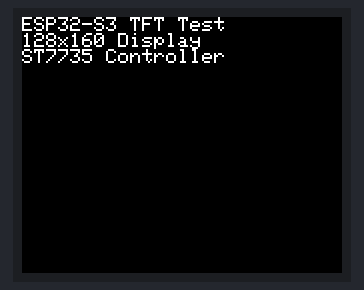
A sketch run on a simulated ESP32. On the bench: 160×128 colour display. Random numbers use the default seed unless the sketch sets one; what the sketch prints to the serial monitor is not drawn.

Above: at 0.2 s.
At 2.3 s:
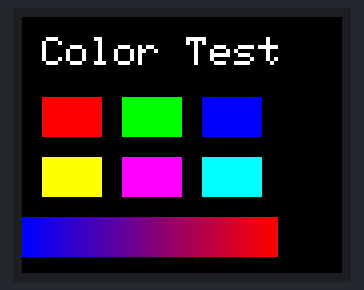
At 6.3 s:
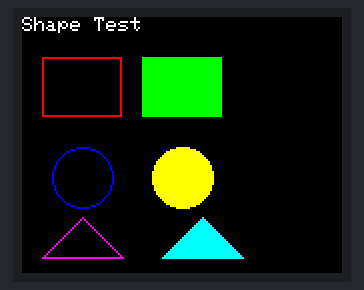
At 16.5 s:
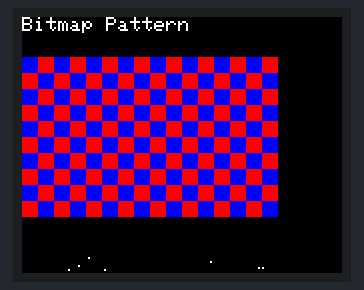
At 32.7 s:
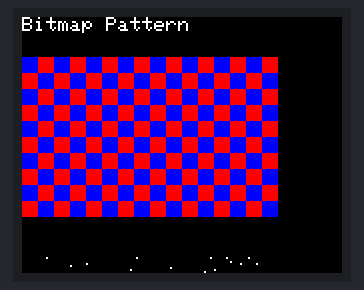
At 36.7 s:
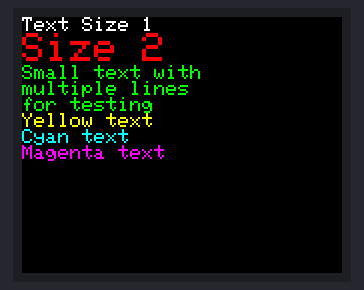

Measured:
- what the display in image 1 shows lasts 2.0 s, from 2.2 s to 4.2 s

The sketch:

Color_Size_Shape_Bitmap_TESTS.ino
```cpp
#include <Adafruit_GFX.h>
#include <Adafruit_ST7735.h>
#include <SPI.h>

// Pin definitions for ESP32-S3
#define TFT_CS    10  // Chip Select
#define TFT_RST   11   // Reset
#define TFT_DC    9   // Data/Command
#define TFT_MOSI  12  // SPI MOSI (SDA)
#define TFT_SCLK  13  // SPI Clock (SCL)

// Create display object
// For ST7735-based 1.8" displays
Adafruit_ST7735 tft = Adafruit_ST7735(TFT_CS, TFT_DC, TFT_MOSI, TFT_SCLK, TFT_RST);

void setup() {
  Serial.begin(115200);
  Serial.println("ESP32-S3 with 1.8\" TFT Display Test");

  // Initialize the display
  tft.initR(INITR_BLACKTAB);   // Initialize ST7735S chip, black tab

  // Alternative initialization for different variants:
  // tft.initR(INITR_GREENTAB); // for green tab displays
  // tft.initR(INITR_REDTAB);   // for red tab displays
  // tft.initR(INITR_144GREENTAB); // for 1.44" displays

  Serial.println("Display initialized");

  // Set rotation (0-3)
  tft.setRotation(1); // Landscape mode

  // Clear screen
  tft.fillScreen(ST77XX_BLACK);

  // Test basic functionality
  testDisplay();
}

void loop() {
  // Demo animations
  colorTest();
  delay(2000);

  textTest();
  delay(2000);

  shapeTest();
  delay(2000);

  bitmapTest();
  delay(2000);
}

void testDisplay() {
  // Display basic info
  tft.fillScreen(ST77XX_BLACK);
  tft.setTextColor(ST77XX_WHITE);
  tft.setTextSize(1);
  tft.setCursor(0, 0);
  tft.println("ESP32-S3 TFT Test");
  tft.println("128x160 Display");
  tft.println("ST7735 Controller");

  delay(2000);
}

void colorTest() {
  tft.fillScreen(ST77XX_BLACK);
  tft.setTextColor(ST77XX_WHITE);
  tft.setTextSize(2);
  tft.setCursor(10, 10);
  tft.println("Color Test");

  // Draw colored rectangles
  tft.fillRect(10, 40, 30, 20, ST77XX_RED);
  tft.fillRect(50, 40, 30, 20, ST77XX_GREEN);
  tft.fillRect(90, 40, 30, 20, ST77XX_BLUE);

  tft.fillRect(10, 70, 30, 20, ST77XX_YELLOW);
  tft.fillRect(50, 70, 30, 20, ST77XX_MAGENTA);
  tft.fillRect(90, 70, 30, 20, ST77XX_CYAN);

  // Color gradient
  for (int i = 0; i < 128; i++) {
    uint16_t color = tft.color565(i * 2, 0, 255 - (i * 2));
    tft.drawFastVLine(i, 100, 20, color);
  }
}

void textTest() {
  tft.fillScreen(ST77XX_BLACK);

  // Different text sizes
  tft.setTextColor(ST77XX_WHITE);
  tft.setTextSize(1);
  tft.setCursor(0, 0);
  tft.println("Text Size 1");

  tft.setTextSize(2);
  tft.setTextColor(ST77XX_RED);
  tft.println("Size 2");

  tft.setTextSize(1);
  tft.setTextColor(ST77XX_GREEN);
  tft.println("Small text with");
  tft.println("multiple lines");
  tft.println("for testing");

  // Colored text
  tft.setTextColor(ST77XX_YELLOW);
  tft.println("Yellow text");
  tft.setTextColor(ST77XX_CYAN);
  tft.println("Cyan text");
  tft.setTextColor(ST77XX_MAGENTA);
  tft.println("Magenta text");
}

void shapeTest() {
  tft.fillScreen(ST77XX_BLACK);
  tft.setTextColor(ST77XX_WHITE);
  tft.setTextSize(1);
  tft.setCursor(0, 0);
  tft.println("Shape Test");

  // Draw shapes
  tft.drawRect(10, 20, 40, 30, ST77XX_RED);
  tft.fillRect(60, 20, 40, 30, ST77XX_GREEN);

  tft.drawCircle(30, 80, 15, ST77XX_BLUE);
  tft.fillCircle(80, 80, 15, ST77XX_YELLOW);

  tft.drawTriangle(10, 120, 30, 100, 50, 120, ST77XX_MAGENTA);
  tft.fillTriangle(70, 120, 90, 100, 110, 120, ST77XX_CYAN);

  // Draw lines
  for (int i = 0; i < 128; i += 10) {
    tft.drawLine(0, 140, i, 160, ST77XX_WHITE);
  }
}

void bitmapTest() {
  tft.fillScreen(ST77XX_BLACK);

  // Create a simple bitmap pattern
  tft.setTextColor(ST77XX_WHITE);
  tft.setTextSize(1);
  tft.setCursor(0, 0);
  tft.println("Bitmap Pattern");

  // Checkerboard pattern
  for (int x = 0; x < 128; x += 8) {
    for (int y = 20; y < 100; y += 8) {
      if ((x/8 + y/8) % 2 == 0) {
        tft.fillRect(x, y, 8, 8, ST77XX_BLUE);
      } else {
        tft.fillRect(x, y, 8, 8, ST77XX_RED);
      }
    }
  }

  // Animation effect
  for (int i = 0; i < 50; i++) {
    int x = random(128);
    int y = random(120, 160);
    tft.drawPixel(x, y, ST77XX_WHITE);
  }
}

// Additional utility functions

void displaySensorData() {
  // Example function to display sensor readings
  tft.fillScreen(ST77XX_BLACK);
  tft.setTextColor(ST77XX_WHITE);
  tft.setTextSize(1);
  tft.setCursor(0, 0);
  tft.println("Sensor Data:");

  tft.setTextColor(ST77XX_GREEN);
  tft.print("Temperature: ");
  tft.print(25.6);
  tft.println(" C");

  tft.setTextColor(ST77XX_BLUE);
  tft.print("Humidity: ");
  tft.print(65.2);
  tft.println(" %");

  tft.setTextColor(ST77XX_YELLOW);
  tft.print("Pressure: ");
  tft.print(1013.25);
  tft.println(" hPa");
}

void displayMenu() {
  // Example menu display
  tft.fillScreen(ST77XX_BLACK);
  tft.setTextColor(ST77XX_WHITE);
  tft.setTextSize(2);
  tft.setCursor(20, 10);
  tft.println("MENU");

  tft.setTextSize(1);
  tft.setTextColor(ST77XX_GREEN);
  tft.setCursor(10, 40);
  tft.println("1. Sensors");

  tft.setTextColor(ST77XX_BLUE);
  tft.setCursor(10, 60);
  tft.println("2. Settings");

  tft.setTextColor(ST77XX_YELLOW);
  tft.setCursor(10, 80);
  tft.println("3. About");

  tft.setTextColor(ST77XX_RED);
  tft.setCursor(10, 100);
  tft.println("4. Exit");
}

// Touch screen support (if available)
void handleTouch() {
  // Placeholder for touch functionality
  // You would read touch coordinates here
  // and respond accordingly
}

// Power management
void enterSleepMode() {
  // Turn off display backlight if controllable
  // Put ESP32-S3 into light sleep
  tft.fillScreen(ST77XX_BLACK);
  esp_light_sleep_start();
}

void wakeUp() {
  // Reinitialize display after wake up
  tft.initR(INITR_BLACKTAB);
  tft.setRotation(1);
}
```
